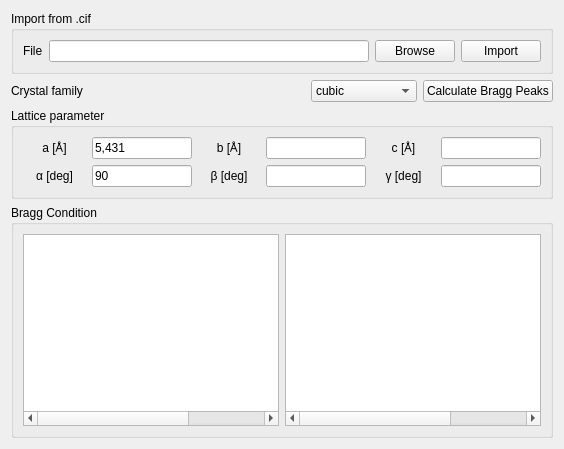
          <widget class="QWidget" name="tab_xrd">
           <attribute name="title">
            <string>XRD</string>
           </attribute>
           <layout class="QGridLayout" name="gridLayout_15">
            <item row="0" column="0">
             <widget class="QGroupBox" name="groupBox_5">
              <property name="title">
               <string>Import from .cif</string>
              </property>
              <layout class="QHBoxLayout" name="horizontalLayout_11">
               <item>
                <layout class="QHBoxLayout" name="horizontalLayout_10">
                 <item>
                  <widget class="QLabel" name="label_10">
                   <property name="text">
                    <string>File</string>
                   </property>
                  </widget>
                 </item>
                 <item>
                  <widget class="QLineEdit" name="cif_file">
                   <property name="toolTip">
                    <string>.cif file to import lattice parameters from</string>
                   </property>
                  </widget>
                 </item>
                 <item>
                  <widget class="QPushButton" name="cif_browse">
                   <property name="toolTip">
                    <string>Browse for a .cif file</string>
                   </property>
                   <property name="text">
                    <string>Browse</string>
                   </property>
                  </widget>
                 </item>
                 <item>
                  <widget class="QPushButton" name="cif_import">
                   <property name="toolTip">
                    <string>Import the selected file</string>
                   </property>
                   <property name="text">
                    <string>Import</string>
                   </property>
                  </widget>
                 </item>
                </layout>
               </item>
              </layout>
             </widget>
            </item>
            <item row="1" column="0">
             <layout class="QGridLayout" name="gridLayout_14">
              <item row="7" column="0">
               <layout class="QHBoxLayout" name="horizontalLayout_8">
                <item>
                 <widget class="QLabel" name="label_8">
                  <property name="text">
                   <string>Crystal family</string>
                  </property>
                 </widget>
                </item>
                <item>
                 <spacer name="horizontalSpacer_5">
                  <property name="orientation">
                   <enum>Qt::Horizontal</enum>
                  </property>
                  <property name="sizeHint" stdset="0">
                   <size>
                    <width>40</width>
                    <height>20</height>
                   </size>
                  </property>
                 </spacer>
                </item>
                <item>
                 <widget class="QComboBox" name="combobox_crystalfamily">
                  <property name="toolTip">
                   <string>Crystal family of the compound</string>
                  </property>
                  <property name="editable">
                   <bool>false</bool>
                  </property>
                  <item>
                   <property name="text">
                    <string>cubic</string>
                   </property>
                  </item>
                  <item>
                   <property name="text">
                    <string>hexagonal</string>
                   </property>
                  </item>
                  <item>
                   <property name="text">
                    <string>rhombohedral</string>
                   </property>
                  </item>
                  <item>
                   <property name="text">
                    <string>tetragonal</string>
                   </property>
                  </item>
                  <item>
                   <property name="text">
                    <string>orthorhombic</string>
                   </property>
                  </item>
                  <item>
                   <property name="text">
                    <string>monoclinic</string>
                   </property>
                  </item>
                  <item>
                   <property name="text">
                    <string>triclinic</string>
                   </property>
                  </item>
                 </widget>
                </item>
                <item>
                 <widget class="QPushButton" name="button_calculate_bragg">
                  <property name="toolTip">
                   <string>Calculate the Bragg peaks from the crystal family and the lattice parameters</string>
                  </property>
                  <property name="text">
                   <string>Calculate Bragg Peaks</string>
                  </property>
                 </widget>
                </item>
               </layout>
              </item>
             </layout>
            </item>
            <item row="3" column="0">
             <widget class="QGroupBox" name="groupBox_4">
              <property name="title">
               <string>Lattice parameter</string>
              </property>
              <layout class="QGridLayout" name="gridLayout_17">
               <item row="0" column="0">
                <layout class="QGridLayout" name="gridLayout_16">
                 <item row="0" column="3">
                  <widget class="QLineEdit" name="lattice_b">
                   <property name="maximumSize">
                    <size>
                     <width>100</width>
                     <height>16777215</height>
                    </size>
                   </property>
                   <property name="toolTip">
                    <string>lattice parameter b in angstrom</string>
                   </property>
                   <property name="maxLength">
                    <number>8</number>
                   </property>
                   <property name="readOnly">
                    <bool>true</bool>
                   </property>
                  </widget>
                 </item>
                 <item row="0" column="0">
                  <widget class="QLabel" name="lattice_param_a">
                   <property name="text">
                    <string>&lt;html&gt;&lt;head/&gt;&lt;body&gt;a [&amp;#8491;]&lt;/body&gt;&lt;/html&gt;</string>
                   </property>
                   <property name="alignment">
                    <set>Qt::AlignCenter</set>
                   </property>
                  </widget>
                 </item>
                 <item row="0" column="2">
                  <widget class="QLabel" name="lattice_param_b">
                   <property name="text">
                    <string>&lt;html&gt;&lt;head/&gt;&lt;body&gt;b [&amp;#8491;]&lt;/body&gt;&lt;/html&gt;</string>
                   </property>
                   <property name="alignment">
                    <set>Qt::AlignCenter</set>
                   </property>
                  </widget>
                 </item>
                 <item row="0" column="5">
                  <widget class="QLineEdit" name="lattice_c">
                   <property name="maximumSize">
                    <size>
                     <width>100</width>
                     <height>16777215</height>
                    </size>
                   </property>
                   <property name="toolTip">
                    <string>lattice parameter c in angstrom</string>
                   </property>
                   <property name="maxLength">
                    <number>8</number>
                   </property>
                   <property name="readOnly">
                    <bool>true</bool>
                   </property>
                  </widget>
                 </item>
                 <item row="0" column="4">
                  <widget class="QLabel" name="lattice_param_c">
                   <property name="text">
                    <string>&lt;html&gt;&lt;head/&gt;&lt;body&gt;c [&amp;#8491;]&lt;/body&gt;&lt;/html&gt;</string>
                   </property>
                   <property name="alignment">
                    <set>Qt::AlignCenter</set>
                   </property>
                  </widget>
                 </item>
                 <item row="0" column="1">
                  <widget class="QLineEdit" name="lattice_a">
                   <property name="maximumSize">
                    <size>
                     <width>100</width>
                     <height>16777215</height>
                    </size>
                   </property>
                   <property name="toolTip">
                    <string>lattice parameter a in angstrom</string>
                   </property>
                   <property name="text">
                    <string>5,431</string>
                   </property>
                   <property name="maxLength">
                    <number>8</number>
                   </property>
                  </widget>
                 </item>
                 <item row="1" column="0">
                  <widget class="QLabel" name="lattice_param_alpha">
                   <property name="text">
                    <string>&lt;html&gt;&lt;head/&gt;&lt;body&gt;&lt;p&gt;&amp;alpha; [deg]&lt;/p&gt;&lt;/body&gt;&lt;/html&gt;</string>
                   </property>
                   <property name="alignment">
                    <set>Qt::AlignCenter</set>
                   </property>
                  </widget>
                 </item>
                 <item row="1" column="1">
                  <widget class="QLineEdit" name="lattice_alpha">
                   <property name="maximumSize">
                    <size>
                     <width>100</width>
                     <height>16777215</height>
                    </size>
                   </property>
                   <property name="toolTip">
                    <string>lattice parameter alpha in degrees</string>
                   </property>
                   <property name="text">
                    <string>90</string>
                   </property>
                   <property name="maxLength">
                    <number>8</number>
                   </property>
                   <property name="readOnly">
                    <bool>true</bool>
                   </property>
                  </widget>
                 </item>
                 <item row="1" column="3">
                  <widget class="QLineEdit" name="lattice_beta">
                   <property name="maximumSize">
                    <size>
                     <width>100</width>
                     <height>16777215</height>
                    </size>
                   </property>
                   <property name="toolTip">
                    <string>lattice parameter beta in degrees</string>
                   </property>
                   <property name="maxLength">
                    <number>8</number>
                   </property>
                   <property name="readOnly">
                    <bool>true</bool>
                   </property>
                  </widget>
                 </item>
                 <item row="1" column="5">
                  <widget class="QLineEdit" name="lattice_gamma">
                   <property name="maximumSize">
                    <size>
                     <width>100</width>
                     <height>16777215</height>
                    </size>
                   </property>
                   <property name="toolTip">
                    <string>lattice parameter gamma in degrees</string>
                   </property>
                   <property name="maxLength">
                    <number>8</number>
                   </property>
                   <property name="readOnly">
                    <bool>true</bool>
                   </property>
                  </widget>
                 </item>
                 <item row="1" column="2">
                  <widget class="QLabel" name="lattice_param_beta">
                   <property name="text">
                    <string>&lt;html&gt;&lt;head/&gt;&lt;body&gt;&lt;p&gt;&amp;beta; [deg]&lt;/p&gt;&lt;/body&gt;&lt;/html&gt;</string>
                   </property>
                   <property name="alignment">
                    <set>Qt::AlignCenter</set>
                   </property>
                  </widget>
                 </item>
                 <item row="1" column="4">
                  <widget class="QLabel" name="lattice_param_gamma">
                   <property name="text">
                    <string>&lt;html&gt;&lt;head/&gt;&lt;body&gt;&lt;p&gt;&amp;gamma; [deg]&lt;/p&gt;&lt;/body&gt;&lt;/html&gt;</string>
                   </property>
                   <property name="alignment">
                    <set>Qt::AlignCenter</set>
                   </property>
                  </widget>
                 </item>
                </layout>
               </item>
              </layout>
             </widget>
            </item>
            <item row="10" column="0">
             <widget class="QGroupBox" name="groupBox_6">
              <property name="title">
               <string>Bragg Condition</string>
              </property>
              <layout class="QGridLayout" name="gridLayout_19">
               <item row="1" column="0">
                <widget class="QTableWidget" name="bragg_table">
                 <property name="cornerButtonEnabled">
                  <bool>true</bool>
                 </property>
                 <attribute name="horizontalHeaderVisible">
                  <bool>false</bool>
                 </attribute>
                 <attribute name="horizontalHeaderDefaultSectionSize">
                  <number>85</number>
                 </attribute>
                 <attribute name="verticalHeaderVisible">
                  <bool>false</bool>
                 </attribute>
                 <column>
                  <property name="text">
                   <string>hkl</string>
                  </property>
                 </column>
                 <column>
                  <property name="text">
                   <string>theta</string>
                  </property>
                 </column>
                 <column>
                  <property name="text">
                   <string>2 theta</string>
                  </property>
                 </column>
                </widget>
               </item>
               <item row="1" column="1">
                <widget class="QTableWidget" name="bragg_table_2">
                 <property name="cornerButtonEnabled">
                  <bool>true</bool>
                 </property>
                 <attribute name="horizontalHeaderVisible">
                  <bool>false</bool>
                 </attribute>
                 <attribute name="horizontalHeaderDefaultSectionSize">
                  <number>85</number>
                 </attribute>
                 <attribute name="verticalHeaderVisible">
                  <bool>false</bool>
                 </attribute>
                 <column>
                  <property name="text">
                   <string>hkl</string>
                  </property>
                 </column>
                 <column>
                  <property name="text">
                   <string>theta</string>
                  </property>
                 </column>
                 <column>
                  <property name="text">
                   <string>2 theta</string>
                  </property>
                 </column>
                </widget>
               </item>
              </layout>
             </widget>
            </item>
           </layout>
          </widget>
